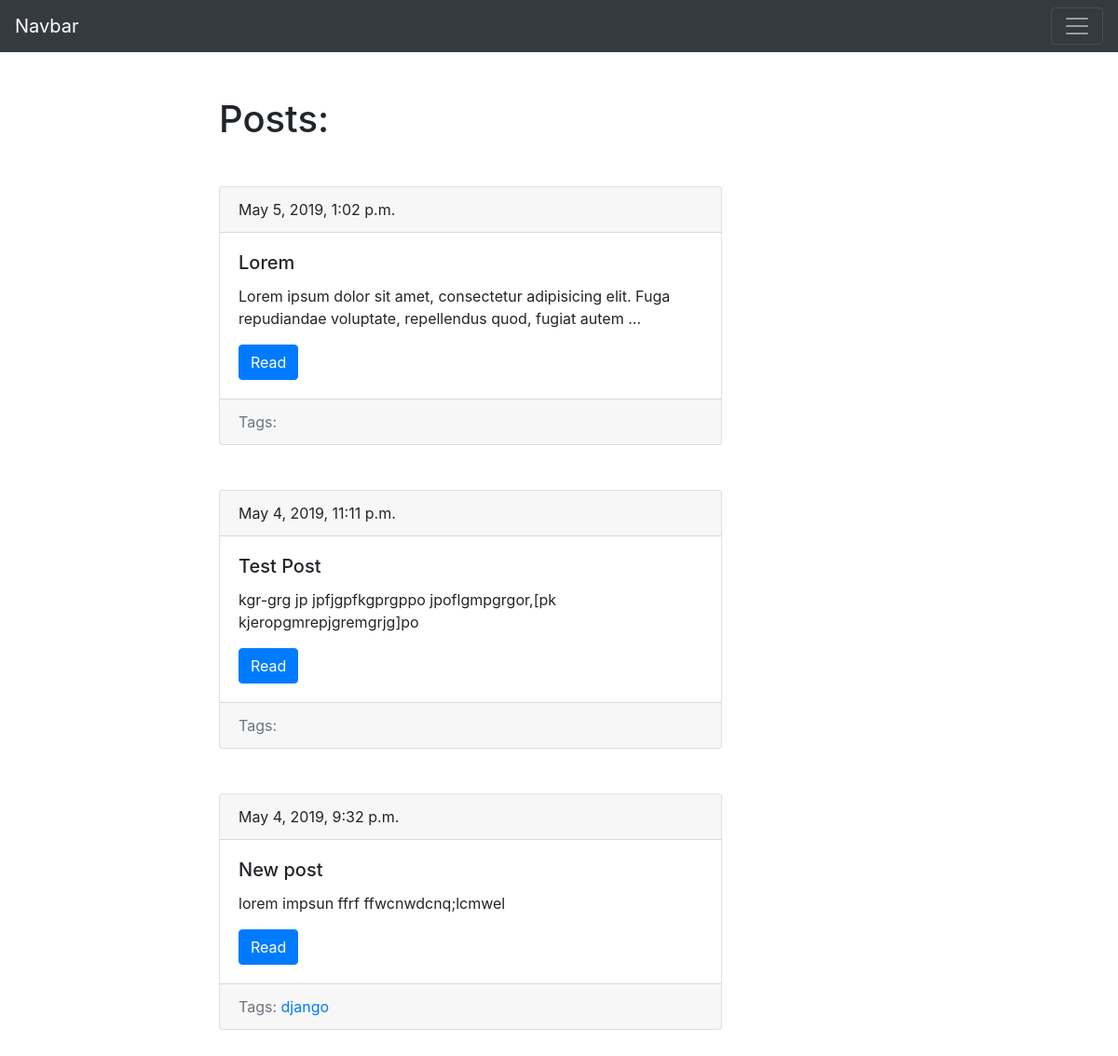
/blog/, run on an earlier commit of the app's database.
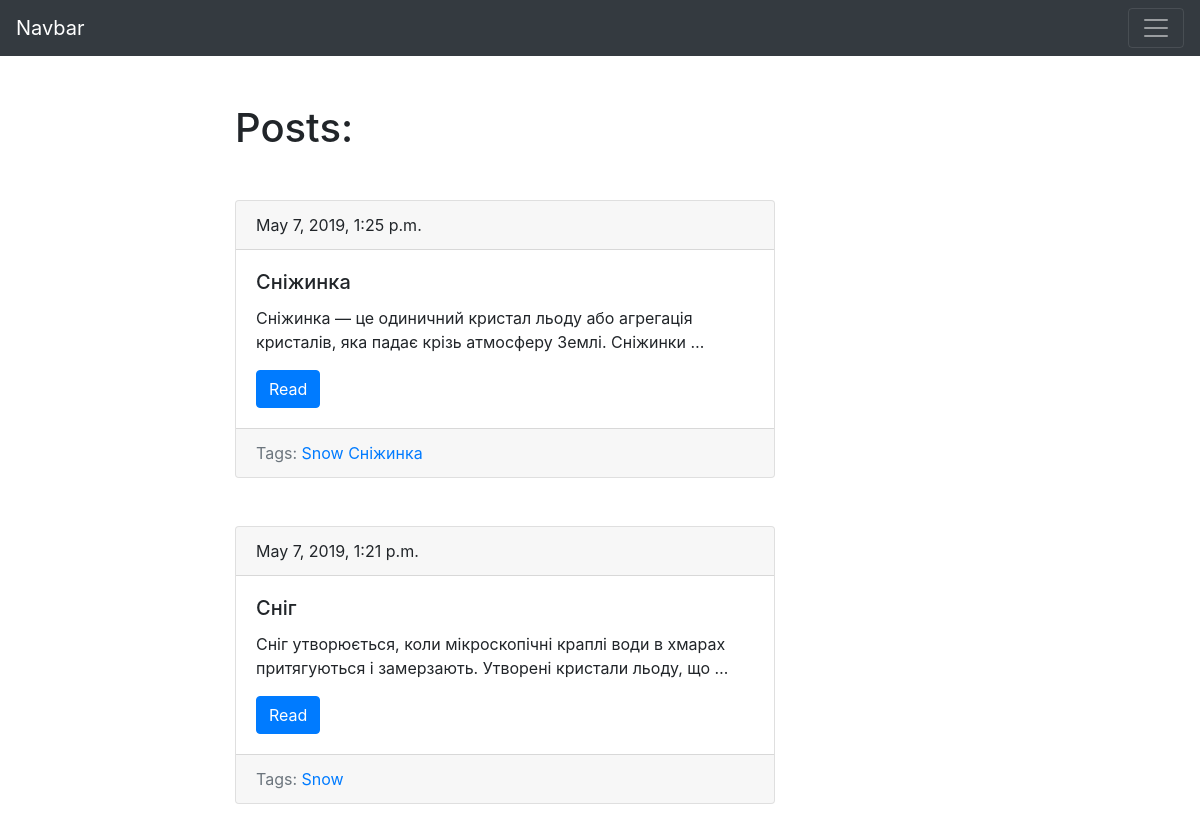
And on a later commit of the database.
### blog/models.py (models this page shows, shortened)
class Post(models.Model):
    title = models.CharField(max_length=150, db_index=True)
    slug = models.SlugField(max_length=150,unique=True)
    body = models.TextField(blank=True, db_index=True)
    tags = models.ManyToManyField('Tag', blank=True, related_name='post')
    date_pub = models.DateTimeField(auto_now_add=True)
    class Meta:
        ordering = ['-date_pub']
    def get_absolute_url(self):
        return reverse('post_detail_url', kwargs={'slug': self.slug})

class Tag(models.Model):
    title = models.CharField(max_length=50)
    slug = models.SlugField(max_length=50,unique=True)
    def get_absolute_url(self):
        return reverse('tag_detail_url', kwargs={'slug': self.slug})

### blog/views.py (the view)
# urls.py: path('', post_list, name='posts_list_url'),
def post_list(request):
    posts = Post.objects.all()
    return render(request, 'blog/index.html', context={'posts':posts })

### blog/templates/blog/index.html (shortened to what this page needs)
 {% extends 'blog/base_blog.html' %}
 {% block content%}
 <h1 class="mb-5">Posts:</h1>
  {% for post in posts %}
  {% include 'blog/includes/post_card_template.html' %}
  {% endfor %}
 {% endblock %}

### blog/templates/blog/base_blog.html
{% extends 'base.html'%}

### templates/base.html (shortened to what this page needs)
<!DOCTYPE html>
<html lang="en">
<head>
  <link rel="stylesheet" href="https://stackpath.bootstrapcdn.com/bootstrap/4.3.1/css/bootstrap.min.css">
</head>
<body>
<nav class="navbar navbar-dark bg-dark">
  <a class="navbar-brand" href="#">Navbar</a>
  <button class="navbar-toggler" type="button" data-toggle="collapse" data-target="#navbarSupportedContent" aria-controls="navbarSupportedContent" aria-expanded="false" aria-label="Toggle navigation">
    <span class="navbar-toggler-icon"></span>
  </button>
</nav>
 <div class="container mt-5">
   <div class="row">
     <div class="col-6 offset-md-2">
       {% block content%}{% endblock %}
     </div>
   </div>
 </div>
</body>
</html>

### blog/templates/blog/includes/post_card_template.html
<div class="card mb-5">
  <div class="card-header">
    {{ post.date_pub }}
  </div>
  <div class="card-body">
    <h5 class="card-title">{{ post.title }}</h5>
    <p class="card-text">{{ post.body|truncatewords:15 }}</p>
    <a href="{{ post.get_absolute_url }}" class="btn btn-primary">Read</a>
  </div>
  <div class="card-footer text-muted">
    Tags:
    {% for tag in post.tags.all %}
        <a href="{{ tag.get_absolute_url}}">{{ tag.title }}</a>
    {% endfor %}
  </div>
</div>

What changed in the data, as far as the page shows it:
removed Post: date_pub "May 5, 2019, 1:02 p.m.", title "Lorem", body "Lorem ipsum dolor sit amet, consectetur adipisicing elit. Fuga repudiandae voluptate, repellendus quod, fugiat autem …"
removed Post: date_pub "May 4, 2019, 11:11 p.m.", title "Test Post", body "kgr-grg jp jpfjgpfkgprgppo jpoflgmpgrgor,[pk kjeropgmrepjgremgrjg]po"
removed Post: date_pub "May 4, 2019, 9:32 p.m.", title "New post", body "lorem impsun ffrf ffwcnwdcnq;lcmwel"
no longer on this page (row unchanged): Tag: title "django", shown under "May 4, 2019, 9:32 p.m."
added Post: date_pub "May 7, 2019, 1:25 p.m.", title "Сніжинка", body "Сніжинка — це одиничний кристал льоду або агрегація кристалів, яка падає крізь атмосферу Землі. Сніжинки …"
added Tag: title "Snow"
added Tag: title "Сніжинка", shown under "May 7, 2019, 1:25 p.m."
added Post: date_pub "May 7, 2019, 1:21 p.m.", title "Сніг", body "Сніг утворюється, коли мікроскопічні краплі води в хмарах притягуються і замерзають. Утворені кристали льоду, що …"
